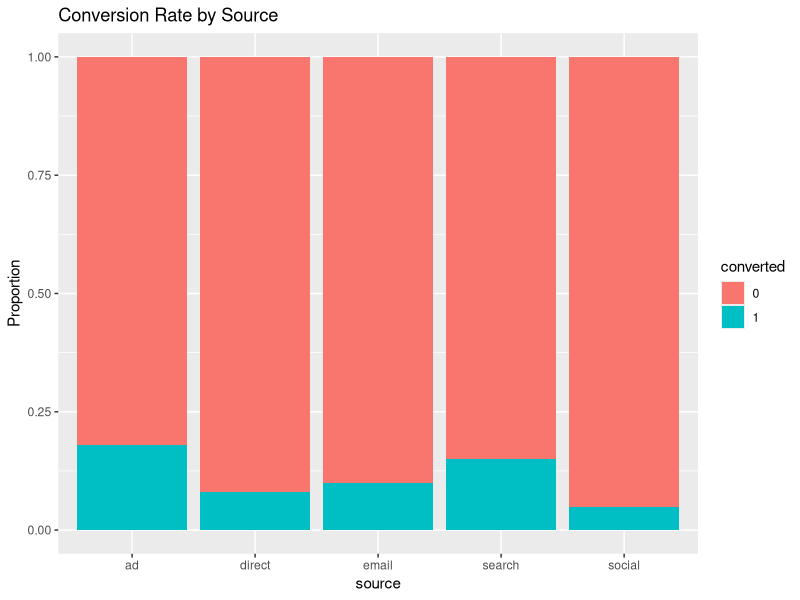
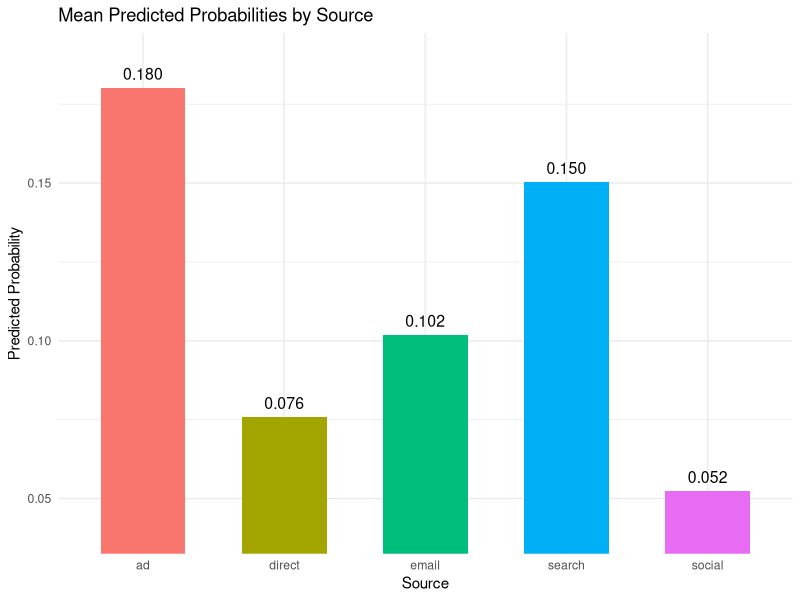

These charts were generated, in order, by the following R code:
# ================================================================
# Logistic Regression for Conversion Prediction
# Dataset: Simulated Web Sessions with Timestamp
# Goal: Predict whether a session results in a conversion (1 or 0)
# Author: Joe Domaleski
# Date: [Update with current date]
# ================================================================

# ==== Step 0: Setup ====
set.seed(42)

# Load libraries
library(dplyr)
library(ggplot2)
library(lubridate)
library(caret)
library(ggpubr)

# ==== Step 1: Load Data ====
data <- read.csv("simulated_sessions_with_timestamp.csv", stringsAsFactors = TRUE)

# ==== Step 2: Feature Engineering ====
data$timestamp <- ymd_hms(data$timestamp)
data$hour <- hour(data$timestamp)

# Extract categorical variables
data$source <- as.factor(data$source)
data$converted <- as.factor(data$converted)

# ==== Step 3: Exploratory Data Analysis ====
ggplot(data, aes(x = source, fill = converted)) +
  geom_bar(position = "fill") +
  labs(title = "Conversion Rate by Source", y = "Proportion")

# ==== Step 4: Data Splitting (80/20) ====
train_index <- createDataPartition(data$converted, p = 0.8, list = FALSE)
train_data <- data[train_index, c("source", "converted")]
test_data  <- data[-train_index, c("source", "converted")]

# ==== Step 5: Fit Logistic Regression Model ====
model <- glm(converted ~ source, data = train_data, family = binomial)
summary(model)

# ==== Step 6: Predict on Test Data ====
# Predict probabilities
pred_probs <- predict(model, newdata = test_data, type = "response")

# Classify using 0.5 threshold
pred_class <- ifelse(pred_probs > 0.5, "1", "0")
pred_class <- factor(pred_class, levels = levels(test_data$converted))

# ==== Step 7: Plot of means and confidence intervals ====

# Add predicted probabilities to test data (if not already added)
test_data$predicted_prob <- predict(model, newdata = test_data, type = "response")

# Plot
ggplot(test_data, aes(x = source, y = predicted_prob, fill = source)) +
  stat_summary(fun = mean, geom = "bar", width = 0.6) +
  stat_summary(fun.data = mean_cl_normal, geom = "errorbar", width = 0.2) +
  stat_summary(geom = "text",
               fun = mean,
               aes(label = sprintf("%.3f", ..y..)),
               vjust = -0.7,
               size = 4,
               color = "black") +
  coord_cartesian(ylim = c(0.04, 0.19)) +
  labs(title = "Mean Predicted Probabilities by Source",
       x = "Source",
       y = "Predicted Probability") +
  theme_minimal() +
  theme(legend.position = "none")

# ==== Step 8: Print Log-Odds and Probabilities by Source ====
# Extract coefficients
coefs <- coef(model)

# Identify baseline (intercept) source
baseline <- "sourcead"
source_levels <- levels(train_data$source)

# Build table of log-odds and probabilities
summary_table <- data.frame(
  source = source_levels,
  log_odds = NA,
  probability = NA
)

for (i in seq_along(source_levels)) {
  level <- source_levels[i]
  if (level == "ad") {
    log_odds <- coefs["(Intercept)"]
  } else {
    coef_name <- paste0("source", level)
    log_odds <- coefs["(Intercept)"] + ifelse(coef_name %in% names(coefs), coefs[coef_name], NA)
  }
  prob <- 1 / (1 + exp(-log_odds))
  summary_table$log_odds[i] <- round(log_odds, 4)
  summary_table$probability[i] <- round(prob, 4)
}

print(summary_table)
